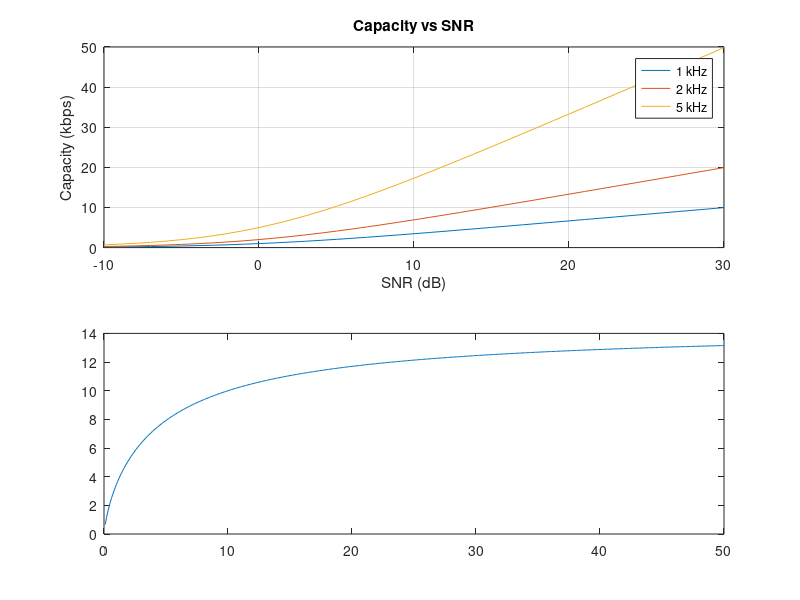

The MATLAB source for this figure: (Note: this script raises an error after producing the figure.)

clc; clear; close all;

snr = -10:30;
s = 10.^(snr/10);
B = [1000 2000 5000];

subplot(2,1,1);
for b = B
    plot(snr,b*log2(1+s)/1000); hold on;
end
grid on;
title('Capacity vs SNR');
xlabel('SNR (dB)'); ylabel('Capacity (kbps)');
legend('1 kHz','2 kHz','5 kHz');

B = 100:100:50000;
C = B.*log2(1+1./(1e-4*B));

subplot(2,1,2);
plot(B/1000,C/1000); hold on;
yline(1.44*1/1e-4/1000,'r--');
grid on;
title('Capacity vs Bandwidth');
xlabel('Bandwidth (kHz)'); ylabel('Capacity (kbps)');
legend('Capacity','Shannon Limit');
